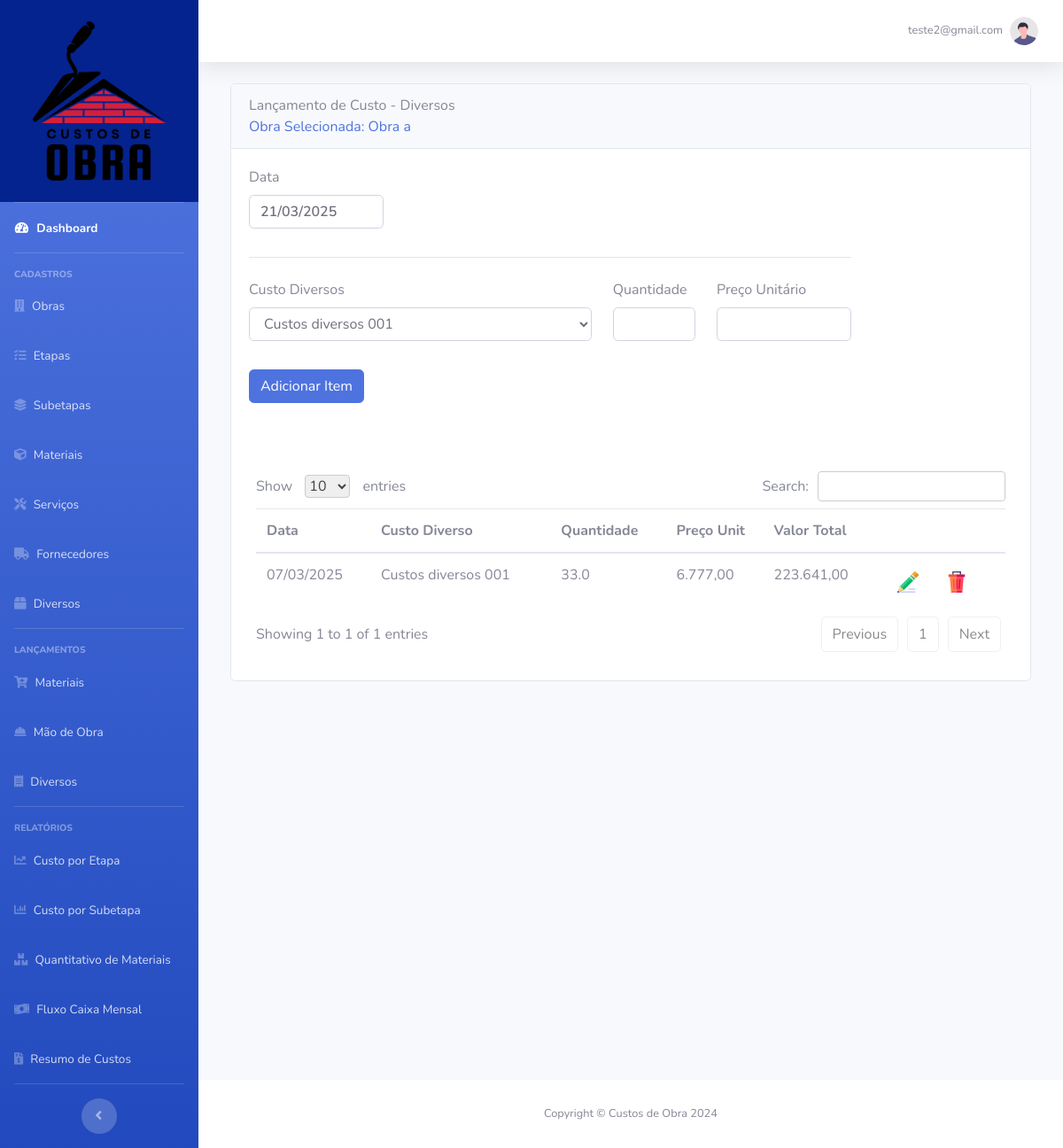
/lancamento/diversos (signed in), run on the app's committed database.
### base_dir/models.py (models this page shows)
class Usuario(db.Model, UserMixin):
    id = db.Column(db.Integer, primary_key=True)
    email = db.Column(db.String(120), unique=True, nullable=False)
    senha = db.Column(db.String(60), nullable=False)
    nivel = db.Column(db.Integer, nullable=False)
    plano = db.Column(db.String(60), nullable=False)
    obra_selecionada = db.Column(db.Integer)
    obras = db.relationship("Obra", backref="usuario", lazy=True)
    etapas = db.relationship("Etapa", backref="usuario", lazy=True)
    subetapas = db.relationship("Subetapa", backref="usuario", lazy=True)
    materiais = db.relationship("Materiais", backref="usuario", lazy=True)
    servicos = db.relationship("Servicos", backref="usuario", lazy=True)
    fornecedores = db.relationship("Fornecedores", backref="usuario", lazy=True)
    diversos = db.relationship("Diversos", backref="usuario", lazy=True)

class Obra(db.Model):
    id = db.Column(db.Integer, primary_key=True)
    nome = db.Column(db.String(90), nullable=False)
    endereco = db.Column(db.String(90), nullable=False)
    data_inicio = db.Column(DateTime, nullable=False)
    area = db.Column(db.Float, nullable=False)
    descricao = db.Column(db.Text, nullable=False)
    usuario_id = db.Column(db.Integer, db.ForeignKey("usuario.id"), nullable=False)
    lancamentos_custo = db.relationship(
        "LancamentoCusto", back_populates="obra", lazy=True
    )
    lancamentos_servico = db.relationship(
        "LancamentoServico", back_populates="obra", lazy=True
    )
    lancamentos_diverso = db.relationship(
        "LancamentoDiverso", back_populates="obra", lazy=True
    )

class LancamentoDiverso(db.Model):
    id = db.Column(db.Integer, primary_key=True)
    data_lancamento = db.Column(DateTime, nullable=False)
    quantidade = db.Column(db.Float, nullable=False)
    preco_unit = db.Column(db.Float, nullable=False)
    obra_id = db.Column(db.Integer, db.ForeignKey("obra.id"), nullable=False)
    diverso_id = db.Column(db.Integer, db.ForeignKey("diversos.id"), nullable=False)
    obra = db.relationship("Obra", back_populates="lancamentos_diverso", lazy=True)
    diverso = db.relationship("Diversos", backref="lancamentos_diverso", lazy=True)

class Diversos(db.Model):
    id = db.Column(db.Integer, primary_key=True)
    nome = db.Column(db.String(60), nullable=False)
    usuario_id = db.Column(db.Integer, db.ForeignKey("usuario.id"), nullable=False)

### base_dir/routes.py (the view, shortened to what this page needs)
@app.route("/lancamento/diversos", methods=["GET", "POST"])
@login_required
def lancamentodiversos():
    form_lancamento_diverso = FormLancamentoDiverso()
    usuario = current_user
    obra_selecionada = Obra.query.filter_by(id=usuario.obra_selecionada).first()
    sorted_diversos = sorted(
        usuario.diversos,
        key=lambda item: (
            re.sub(r"\d+\.?\d*", "", item.nome).strip().lower(),
            extract_numerical_part(item.nome),
        ),
    )
    form_lancamento_diverso.diverso_id.choices = [
        (diverso.id, diverso.nome.capitalize()) for diverso in sorted_diversos
    ]
    lancamento_id = request.form.get("lancamento_id")
    action = request.form.get("action")
    if action == "excluir":
        lancamento = LancamentoDiverso.query.get(lancamento_id)
        if lancamento:
            db.session.delete(lancamento)
            db.session.commit()
            return redirect(url_for("lancamentodiversos"))
    return render_template(
        "lancamentodiverso.html",
        form_lancamento_diverso=form_lancamento_diverso,
        usuario=usuario,
        obra_selecionada=obra_selecionada,
    )

### base_dir/forms.py (shortened to what this page needs)
class FormLancamentoDiverso(FlaskForm):
    data_lancamento = StringField(
        "Data", validators=[DataRequired()], default=datetime.now().strftime("%d/%m/%Y")
    )
    diverso_id = SelectField("Custo Diversos", coerce=int, validators=[DataRequired()])
    quantidade = StringField(
        "Quantidade", validators=[DataRequired(), validate_numerical_decimal]
    )
    preco_unitario = StringField(
        "Preço Unitário", validators=[DataRequired(), validate_numerical_decimal]
    )
    adicionar_item = SubmitField("Adicionar Item")

### base_dir/models.py (called while the page is built)
@login_manager.user_loader
def load_usuario(id_usuario):
    return Usuario.query.get(id_usuario)

### base_dir/routes.py (called while the page is built)
def extract_numerical_part(item):
    numerical_parts = re.findall(r"\d+\.?\d*", item)
    if numerical_parts:
        return [float(part.replace(",", ".")) for part in numerical_parts]
    return []

### base_dir/templates/lancamentodiverso.html (shortened to what this page needs)
{% extends 'base.html' %}
{% block body %}
<div class="col out-sidebar">
   <div class="card">
      <div class="card-header card-header-padrao">
         <div class="card-titulo-padrao">
            Lançamento de Custo - Diversos
         </div>
         <div class="card-subtitulo-padrao">
            <a href="{{ url_for('obras', prev_page='lancamentodiversos') }}">
               {% if obra_selecionada %}
               Obra Selecionada: {{ obra_selecionada.nome.capitalize() }}
               {% else %}
               Nenhuma obra foi selecionada!
               {% endif %}
            </a>
         </div>
      </div>
      <div class="card-body w-100">
         <div class="row mb-4">
            <form method="POST" action="" id="LancamentodiversoForm" class="">
               <div class="borda-lanc col-12">
                  <div class="row">
                     <div class="form-group col-3">
                        {{ form_lancamento_diverso.data_lancamento.label(class="form-control-label") }}
                        {% if form_lancamento_diverso.data_lancamento.errors %}
                        {{ form_lancamento_diverso.data_lancamento(class="form-control is-invalid") }}
                        <div class="invalid-feedback">
                           {% for erro in form_lancamento_diverso.data_lancamento.errors %}
                           {{ erro }}
                           {% endfor %}
                        </div>
                        {% else %}
                        {{ form_lancamento_diverso.data_lancamento(class="form-control") }}
                        {% endif %}
                     </div>
                  </div>
                  <hr>
                  <div class="row">
                     <div class="form-group mt-2 col-7">
                        {{ form_lancamento_diverso.diverso_id.label(class="form-control-label") }}
                        {% if form_lancamento_diverso.diverso_id.errors %}
                        {{ form_lancamento_diverso.diverso_id(class="form-control is-invalid") }}
                        <div class="invalid-feedback">
                           {% for erro in form_lancamento_diverso.diverso_id.errors %}
                           {{ erro }}
                           {% endfor %}
                        </div>
                        {% else %}
                        {{ form_lancamento_diverso.diverso_id(class="form-control") }}
                        {% endif %}
                     </div>
                     <div class="form-group mt-2 col-2">
                        {{ form_lancamento_diverso.quantidade.label(class="form-control-label") }}
                        {% if form_lancamento_diverso.quantidade.errors %}
                        {{ form_lancamento_diverso.quantidade(class="form-control is-invalid") }}
                        <div class="invalid-feedback">
                           {% for erro in form_lancamento_diverso.quantidade.errors %}
                           {{ erro }}
                           {% endfor %}
                        </div>
                        {% else %}
                        {{ form_lancamento_diverso.quantidade(class="form-control") }}
                        {% endif %}
                     </div>
                     <div class="form-group mt-2 col-3">
                        {{ form_lancamento_diverso.preco_unitario.label(class="form-control-label") }}
                        {% if form_lancamento_diverso.preco_unitario.errors %}
                        {{ form_lancamento_diverso.preco_unitario(class="form-control is-invalid") }}
                        <div class="invalid-feedback">
                           {% for erro in form_lancamento_diverso.preco_unitario.errors %}
                           {{ erro }}
                           {% endfor %}
                        </div>
                        {% else %}
                        {{ form_lancamento_diverso.preco_unitario(class="form-control") }}
                        {% endif %}
                     </div>
                  </div>
                  <div class="card-subtitulo-padrao">
                     {% if obra_selecionada %}
                     {{ form_lancamento_diverso.adicionar_item(class="btn btn-primary mt-3") }}
                     {% else %}
                     {{ form_lancamento_diverso.adicionar_item(class="btn btn-primary mt-3", disabled=True) }}
                     {% endif %}
                  </div>
               </div>
            </form>
         </div>
         <div class="row">
            <hr>
            <table class="table" id="myDataTable">
               <thead>
                  <tr>
                     <th class="col-lanc" scope="col">Data</th>
                     <th class="col-lanc" scope="col">Custo Diverso</th>
                     <th class="col-lanc" scope="col">Quantidade</th>
                     <th class="col-lanc" scope="col">Preço Unit</th>
                     <th class="col-lanc" scope="col">Valor Total</th>
                     <th class="col-lanc" scope="col"></th>
                  </tr>
               </thead>
               <tbody>
                  {% for lancamento in obra_selecionada.lancamentos_diverso %}
                  <tr>
                     <td class="col-lanc-diversos">{{ lancamento.data_lancamento.strftime('%d/%m/%Y') }}</td>
                     <td class="col-lanc-diversos">{{ lancamento.diverso.nome.capitalize() }}</td>
                     <td class="col-lanc-diversos">{{ lancamento.quantidade }}</td>
                     <td class="col-lanc-diversos">
                        {{ "{:,.2f}".format(lancamento.preco_unit).replace(",", ";").replace(".", ",").replace(";", ".")
                        }}
                     </td>
                     <td class="col-lanc-diversos">
                        {{ "{:,.2f}".format(lancamento.quantidade * lancamento.preco_unit).replace(",",
                        ";").replace(".", ",").replace(";", ".") }}
                     </td>
                     <td class="col-lanc-acoes-diversos">
                        <button type="button" class="btn"
                           onclick="window.location='{{ url_for('lancamentodiversoseditar', lancamentodiversos_id=lancamento.id) }}'">
                           <img src="{{ url_for('static', filename='images/editar_24.png') }}" alt="editar">
                        </button>
                        <form action="{{ url_for('lancamentodiversos') }}" method="POST" style="display: inline;"
                           onsubmit="return confirmAndDisableButton(this);">
                           <button type="submit" class="btn">
                              <img src="{{ url_for('static', filename='images/excluir_24.png') }}" alt="excluir">
                           </button>
                        </form>
                     </td>
                  </tr>
                  {% endfor %}
               </tbody>
            </table>
         </div>
      </div>
   </div>
</div>
{% endblock %}

### base_dir/templates/components/navbar.html (shortened to what this page needs)
<nav class="navbar navbar-expand navbar-light bg-white topbar mb-4 static-top shadow">
   <ul class="navbar-nav ml-auto">
      <li class="nav-item dropdown no-arrow">
         <a class="nav-link dropdown-toggle" href="#" id="userDropdown" role="button" data-toggle="dropdown">
            <span class="mr-2 d-none d-lg-inline text-gray-600 small">{{ current_user.email }}</span>
            <img class="img-profile rounded-circle" src="{{ url_for('static', filename='images/undraw_profile.svg') }}">
         </a>
      </li>
   </ul>
</nav>

### data on the page
Usuario: email "teste2@gmail.com"
Obra: nome "Obra a"
LancamentoDiverso: data_lancamento "07/03/2025", diverso.nome "Custos diversos 001", quantidade "33.0", preco_unit "6.777,00", quantidade+preco_unit "223.641,00"
